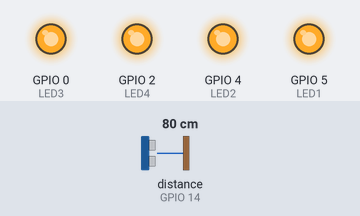
The program below on a simulated ESP8266 (NodeMCU). Shown: output pins drawn as LEDs (lit = HIGH). The inputs (shaded band) are chosen by the test bench; at power-on: distance to the obstacle (sensor on GPIO 14) 80 cm. The echo pulse lasts 58.3 µs per cm.

Above: at 1.2 s.
1.3 s: distance to the obstacle (sensor on GPIO 14) set to 54 cm
2.8 s: distance to the obstacle (sensor on GPIO 14) set to 47 cm
At 4.2 s:
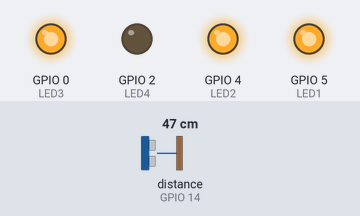
4.5 s: distance to the obstacle (sensor on GPIO 14) set to 33 cm
6.0 s: distance to the obstacle (sensor on GPIO 14) set to 29 cm
At 6.8 s:
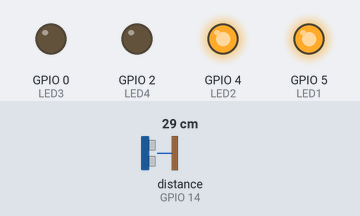
7.6 s: distance to the obstacle (sensor on GPIO 14) set to 17 cm
9.1 s: distance to the obstacle (sensor on GPIO 14) set to 13 cm
At 9.5 s:
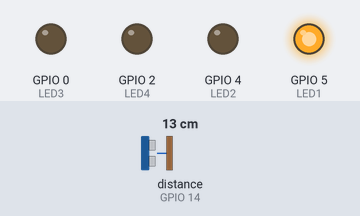
Timing chart, 0 to 11.7 s (numbered marks = the images above; inputs shaded):
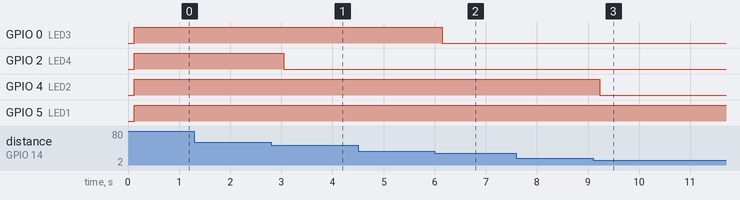

Measured:
- the behaviour switches between 50 and 49 cm on distance to the obstacle (sensor on GPIO 14) (found by bisection; images 0 and 1)
- the behaviour switches between 31 and 30 cm on distance to the obstacle (sensor on GPIO 14) (found by bisection; images 1 and 2)
- the behaviour switches between 16 and 15 cm on distance to the obstacle (sensor on GPIO 14) (found by bisection; images 2 and 3)
- after the input at 1.3 s, every drawn part: stays the same
- after the input at 2.8 s, GPIO 2 (LED4): HIGH → LOW after 0.25 s
- after the input at 4.5 s, every drawn part: stays the same
- after the input at 6.0 s, GPIO 0 (LED3): HIGH → LOW after 0.15 s
- after the input at 7.6 s, every drawn part: stays the same
- after the input at 9.1 s, GPIO 4 (LED2): HIGH → LOW after 0.13 s

The program:

main.cpp
```cpp
/*
 * ESP8266 Proximity Distance Meter with NewPing Library
 * HC-SR04 Ultrasonic Sensor with 4 LED Visual Feedback
 * Uses median filter for improved accuracy
 * Author: Ahmed Walid
 * Date: October 2025
 */


#include <Arduino.h>
#include <NewPing.h>


// HC-SR04 Ultrasonic Sensor Pins
#define TRIGGER_PIN 12  // D6 on NodeMCU
#define ECHO_PIN 14     // D5 on NodeMCU


// LED Pins
const int LED1 = 5;   // D1 on NodeMCU - Nearest distance indicator
const int LED2 = 4;   // D2 on NodeMCU
const int LED3 = 0;   // D3 on NodeMCU
const int LED4 = 2;   // D4 on NodeMCU - Farthest distance indicator


// Distance thresholds in cm
const int DISTANCE_VERY_FAR = 50;    // All 4 LEDs lit when distance > 50cm
const int DISTANCE_FAR = 30;         // 3 LEDs lit when distance 30-50cm
const int DISTANCE_MEDIUM = 15;      // 2 LEDs lit when distance 15-30cm
// 1 LED lit when distance < 15cm


#define MAX_DISTANCE 400             // The NewPing library constructor requires a compile time constant (cm)
const int MEDIAN_ITERATIONS = 5;     // Number of samples for calculating the median
const int MEASUREMENT_DELAY = 100;   // (ms)

int distance;

NewPing sonar(TRIGGER_PIN, ECHO_PIN, MAX_DISTANCE);


// Function prototypes
void updateLEDs(int dist);
void turnOffAllLEDs();


void setup() {
  pinMode(LED1, OUTPUT);
  pinMode(LED2, OUTPUT);
  pinMode(LED3, OUTPUT);
  pinMode(LED4, OUTPUT);

  turnOffAllLEDs(); // Start with LEDs OFF
}


void loop() {
  // Measure distance using NewPing with median filter
  // ping_median takes multiple samples, removes invalid readings, and returns median
  distance = sonar.ping_cm(MAX_DISTANCE);

  if (MEDIAN_ITERATIONS > 1) {
    distance = sonar.ping_median(MEDIAN_ITERATIONS);
    distance = sonar.convert_cm(distance);  // Convert from microseconds to centimeters
  }

  // Handle invalid readings (0 means out of range or no echo)
  if (distance == 0) {
    turnOffAllLEDs();
  } else {
    updateLEDs(distance);
  }

  delay(MEASUREMENT_DELAY); // Wait before next measurement
}

void updateLEDs(int dist) {
  if (dist > DISTANCE_VERY_FAR) {
    // Object is very far: All 4 LEDs ON
    digitalWrite(LED1, HIGH);
    digitalWrite(LED2, HIGH);
    digitalWrite(LED3, HIGH);
    digitalWrite(LED4, HIGH);

  } else if (dist > DISTANCE_FAR && dist <= DISTANCE_VERY_FAR) {
    // Object is far: 3 LEDs ON
    digitalWrite(LED1, HIGH);
    digitalWrite(LED2, HIGH);
    digitalWrite(LED3, HIGH);
    digitalWrite(LED4, LOW);

  } else if (dist > DISTANCE_MEDIUM && dist <= DISTANCE_FAR) {
    // Object is at medium distance: 2 LEDs ON
    digitalWrite(LED1, HIGH);
    digitalWrite(LED2, HIGH);
    digitalWrite(LED3, LOW);
    digitalWrite(LED4, LOW);

  } else {
    // Object is near: 1 LED ON
    digitalWrite(LED1, HIGH);
    digitalWrite(LED2, LOW);
    digitalWrite(LED3, LOW);
    digitalWrite(LED4, LOW);
  }
}

void turnOffAllLEDs() {
  digitalWrite(LED1, LOW);
  digitalWrite(LED2, LOW);
  digitalWrite(LED3, LOW);
  digitalWrite(LED4, LOW);
}
```
